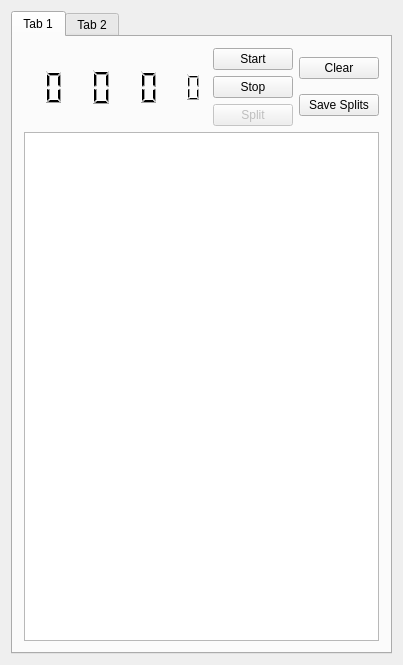
<?xml version="1.0" encoding="UTF-8"?>
<ui version="4.0">
 <class>MainWindow</class>
 <widget class="QMainWindow" name="MainWindow">
  <property name="enabled">
   <bool>true</bool>
  </property>
  <property name="geometry">
   <rect>
    <x>0</x>
    <y>0</y>
    <width>403</width>
    <height>665</height>
   </rect>
  </property>
  <property name="sizePolicy">
   <sizepolicy hsizetype="Expanding" vsizetype="Expanding">
    <horstretch>0</horstretch>
    <verstretch>0</verstretch>
   </sizepolicy>
  </property>
  <property name="minimumSize">
   <size>
    <width>400</width>
    <height>600</height>
   </size>
  </property>
  <property name="windowTitle">
   <string>MainWindow</string>
  </property>
  <property name="windowOpacity">
   <double>1.000000000000000</double>
  </property>
  <widget class="QWidget" name="widget">
   <property name="sizePolicy">
    <sizepolicy hsizetype="Preferred" vsizetype="Preferred">
     <horstretch>0</horstretch>
     <verstretch>0</verstretch>
    </sizepolicy>
   </property>
   <property name="acceptDrops">
    <bool>false</bool>
   </property>
   <property name="layoutDirection">
    <enum>Qt::LeftToRight</enum>
   </property>
   <layout class="QGridLayout" name="gridLayout">
    <item row="0" column="0">
     <widget class="QTabWidget" name="tabWidget">
      <property name="currentIndex">
       <number>0</number>
      </property>
      <widget class="QWidget" name="tab_stopwatch">
       <attribute name="title">
        <string>Tab 1</string>
       </attribute>
       <layout class="QGridLayout" name="gridLayout_2">
        <item row="0" column="0">
         <layout class="QVBoxLayout" name="verticalLayout_3">
          <item>
           <layout class="QHBoxLayout" name="horizontalLayout_3">
            <item>
             <layout class="QHBoxLayout" name="horizontalLayout_2">
              <item>
               <widget class="QLCDNumber" name="timer_h">
                <property name="sizePolicy">
                 <sizepolicy hsizetype="Minimum" vsizetype="Minimum">
                  <horstretch>0</horstretch>
                  <verstretch>0</verstretch>
                 </sizepolicy>
                </property>
                <property name="minimumSize">
                 <size>
                  <width>0</width>
                  <height>0</height>
                 </size>
                </property>
                <property name="sizeIncrement">
                 <size>
                  <width>0</width>
                  <height>0</height>
                 </size>
                </property>
                <property name="baseSize">
                 <size>
                  <width>0</width>
                  <height>0</height>
                 </size>
                </property>
                <property name="autoFillBackground">
                 <bool>false</bool>
                </property>
                <property name="frameShape">
                 <enum>QFrame::NoFrame</enum>
                </property>
                <property name="lineWidth">
                 <number>1</number>
                </property>
                <property name="midLineWidth">
                 <number>0</number>
                </property>
                <property name="digitCount">
                 <number>2</number>
                </property>
                <property name="value" stdset="0">
                 <double>0.000000000000000</double>
                </property>
                <property name="intValue" stdset="0">
                 <number>0</number>
                </property>
               </widget>
              </item>
              <item>
               <widget class="QLCDNumber" name="timer_m">
                <property name="frameShape">
                 <enum>QFrame::NoFrame</enum>
                </property>
                <property name="digitCount">
                 <number>2</number>
                </property>
                <property name="value" stdset="0">
                 <double>0.000000000000000</double>
                </property>
                <property name="intValue" stdset="0">
                 <number>0</number>
                </property>
               </widget>
              </item>
              <item>
               <widget class="QLCDNumber" name="timer_s">
                <property name="layoutDirection">
                 <enum>Qt::LeftToRight</enum>
                </property>
                <property name="frameShape">
                 <enum>QFrame::NoFrame</enum>
                </property>
                <property name="digitCount">
                 <number>2</number>
                </property>
                <property name="segmentStyle">
                 <enum>QLCDNumber::Filled</enum>
                </property>
                <property name="value" stdset="0">
                 <double>0.000000000000000</double>
                </property>
                <property name="intValue" stdset="0">
                 <number>0</number>
                </property>
               </widget>
              </item>
              <item>
               <widget class="QLCDNumber" name="timer_ms">
                <property name="sizePolicy">
                 <sizepolicy hsizetype="Minimum" vsizetype="Minimum">
                  <horstretch>0</horstretch>
                  <verstretch>0</verstretch>
                 </sizepolicy>
                </property>
                <property name="minimumSize">
                 <size>
                  <width>0</width>
                  <height>0</height>
                 </size>
                </property>
                <property name="sizeIncrement">
                 <size>
                  <width>0</width>
                  <height>0</height>
                 </size>
                </property>
                <property name="mouseTracking">
                 <bool>false</bool>
                </property>
                <property name="layoutDirection">
                 <enum>Qt::LeftToRight</enum>
                </property>
                <property name="autoFillBackground">
                 <bool>false</bool>
                </property>
                <property name="frameShape">
                 <enum>QFrame::NoFrame</enum>
                </property>
                <property name="lineWidth">
                 <number>1</number>
                </property>
                <property name="midLineWidth">
                 <number>0</number>
                </property>
                <property name="smallDecimalPoint">
                 <bool>true</bool>
                </property>
                <property name="digitCount">
                 <number>2</number>
                </property>
                <property name="segmentStyle">
                 <enum>QLCDNumber::Filled</enum>
                </property>
               </widget>
              </item>
             </layout>
            </item>
            <item>
             <layout class="QHBoxLayout" name="horizontalLayout">
              <item>
               <layout class="QVBoxLayout" name="verticalLayout">
                <item>
                 <widget class="QPushButton" name="b_start">
                  <property name="sizePolicy">
                   <sizepolicy hsizetype="Maximum" vsizetype="Fixed">
                    <horstretch>0</horstretch>
                    <verstretch>0</verstretch>
                   </sizepolicy>
                  </property>
                  <property name="text">
                   <string>Start</string>
                  </property>
                  <property name="autoDefault">
                   <bool>false</bool>
                  </property>
                  <property name="default">
                   <bool>false</bool>
                  </property>
                 </widget>
                </item>
                <item>
                 <widget class="QPushButton" name="b_stop">
                  <property name="sizePolicy">
                   <sizepolicy hsizetype="Maximum" vsizetype="Fixed">
                    <horstretch>0</horstretch>
                    <verstretch>0</verstretch>
                   </sizepolicy>
                  </property>
                  <property name="text">
                   <string>Stop</string>
                  </property>
                 </widget>
                </item>
                <item>
                 <widget class="QPushButton" name="b_split">
                  <property name="enabled">
                   <bool>false</bool>
                  </property>
                  <property name="sizePolicy">
                   <sizepolicy hsizetype="Maximum" vsizetype="Fixed">
                    <horstretch>0</horstretch>
                    <verstretch>0</verstretch>
                   </sizepolicy>
                  </property>
                  <property name="text">
                   <string>Split</string>
                  </property>
                 </widget>
                </item>
               </layout>
              </item>
              <item>
               <layout class="QVBoxLayout" name="verticalLayout_2">
                <item>
                 <widget class="QPushButton" name="b_clear">
                  <property name="sizePolicy">
                   <sizepolicy hsizetype="Maximum" vsizetype="Fixed">
                    <horstretch>0</horstretch>
                    <verstretch>0</verstretch>
                   </sizepolicy>
                  </property>
                  <property name="text">
                   <string>Clear</string>
                  </property>
                 </widget>
                </item>
                <item>
                 <widget class="QPushButton" name="b_save">
                  <property name="sizePolicy">
                   <sizepolicy hsizetype="Maximum" vsizetype="Fixed">
                    <horstretch>0</horstretch>
                    <verstretch>0</verstretch>
                   </sizepolicy>
                  </property>
                  <property name="text">
                   <string>Save Splits</string>
                  </property>
                 </widget>
                </item>
               </layout>
              </item>
             </layout>
            </item>
           </layout>
          </item>
          <item>
           <widget class="QTableWidget" name="splitTable">
            <property name="sizePolicy">
             <sizepolicy hsizetype="Expanding" vsizetype="Expanding">
              <horstretch>0</horstretch>
              <verstretch>0</verstretch>
             </sizepolicy>
            </property>
            <property name="showGrid">
             <bool>true</bool>
            </property>
            <property name="rowCount">
             <number>0</number>
            </property>
            <property name="columnCount">
             <number>3</number>
            </property>
            <attribute name="horizontalHeaderVisible">
             <bool>false</bool>
            </attribute>
            <attribute name="horizontalHeaderCascadingSectionResizes">
             <bool>true</bool>
            </attribute>
            <attribute name="horizontalHeaderDefaultSectionSize">
             <number>97</number>
            </attribute>
            <attribute name="horizontalHeaderMinimumSectionSize">
             <number>14</number>
            </attribute>
            <attribute name="horizontalHeaderShowSortIndicator" stdset="0">
             <bool>false</bool>
            </attribute>
            <attribute name="horizontalHeaderStretchLastSection">
             <bool>true</bool>
            </attribute>
            <attribute name="verticalHeaderStretchLastSection">
             <bool>false</bool>
            </attribute>
            <column/>
            <column/>
            <column/>
           </widget>
          </item>
         </layout>
        </item>
       </layout>
      </widget>
      <widget class="QWidget" name="tab_alarmclock">
       <property name="sizePolicy">
        <sizepolicy hsizetype="Preferred" vsizetype="Preferred">
         <horstretch>0</horstretch>
         <verstretch>0</verstretch>
        </sizepolicy>
       </property>
       <property name="maximumSize">
        <size>
         <width>16777215</width>
         <height>16777215</height>
        </size>
       </property>
       <property name="layoutDirection">
        <enum>Qt::LeftToRight</enum>
       </property>
       <attribute name="title">
        <string>Tab 2</string>
       </attribute>
       <layout class="QGridLayout" name="gridLayout_3">
        <item row="0" column="0">
         <widget class="QStackedWidget" name="stackedWidget">
          <property name="sizePolicy">
           <sizepolicy hsizetype="Preferred" vsizetype="Preferred">
            <horstretch>0</horstretch>
            <verstretch>0</verstretch>
           </sizepolicy>
          </property>
          <property name="minimumSize">
           <size>
            <width>0</width>
            <height>0</height>
           </size>
          </property>
          <property name="maximumSize">
           <size>
            <width>16777215</width>
            <height>16777215</height>
           </size>
          </property>
          <property name="baseSize">
           <size>
            <width>0</width>
            <height>0</height>
           </size>
          </property>
          <property name="frameShape">
           <enum>QFrame::Box</enum>
          </property>
          <property name="frameShadow">
           <enum>QFrame::Plain</enum>
          </property>
          <property name="currentIndex">
           <number>0</number>
          </property>
          <widget class="QWidget" name="page">
           <property name="autoFillBackground">
            <bool>false</bool>
           </property>
           <layout class="QGridLayout" name="gridLayout_4">
            <property name="leftMargin">
             <number>0</number>
            </property>
            <property name="topMargin">
             <number>0</number>
            </property>
            <property name="rightMargin">
             <number>0</number>
            </property>
            <property name="bottomMargin">
             <number>5</number>
            </property>
            <item row="0" column="0">
             <widget class="QScrollArea" name="alarm_widget_list">
              <property name="sizePolicy">
               <sizepolicy hsizetype="Preferred" vsizetype="Preferred">
                <horstretch>0</horstretch>
                <verstretch>0</verstretch>
               </sizepolicy>
              </property>
              <property name="layoutDirection">
               <enum>Qt::LeftToRight</enum>
              </property>
              <property name="frameShape">
               <enum>QFrame::NoFrame</enum>
              </property>
              <property name="horizontalScrollBarPolicy">
               <enum>Qt::ScrollBarAlwaysOff</enum>
              </property>
              <property name="sizeAdjustPolicy">
               <enum>QAbstractScrollArea::AdjustIgnored</enum>
              </property>
              <property name="widgetResizable">
               <bool>true</bool>
              </property>
              <property name="alignment">
               <set>Qt::AlignJustify|Qt::AlignTop</set>
              </property>
              <widget class="QWidget" name="alarm_widget_list_contents">
               <property name="geometry">
                <rect>
                 <x>0</x>
                 <y>0</y>
                 <width>359</width>
                 <height>596</height>
                </rect>
               </property>
               <layout class="QGridLayout" name="gridLayout_5">
                <property name="leftMargin">
                 <number>9</number>
                </property>
                <property name="bottomMargin">
                 <number>9</number>
                </property>
               </layout>
              </widget>
             </widget>
            </item>
           </layout>
          </widget>
          <widget class="QWidget" name="page_2">
           <property name="enabled">
            <bool>true</bool>
           </property>
           <layout class="QVBoxLayout" name="verticalLayout_7">
            <property name="bottomMargin">
             <number>9</number>
            </property>
            <item>
             <widget class="QGroupBox" name="editTimeGroupBox">
              <property name="maximumSize">
               <size>
                <width>16777215</width>
                <height>16777215</height>
               </size>
              </property>
              <property name="alignment">
               <set>Qt::AlignLeading|Qt::AlignLeft|Qt::AlignVCenter</set>
              </property>
              <layout class="QVBoxLayout" name="verticalLayout_6">
               <property name="spacing">
                <number>0</number>
               </property>
               <property name="leftMargin">
                <number>0</number>
               </property>
               <property name="topMargin">
                <number>0</number>
               </property>
               <property name="rightMargin">
                <number>0</number>
               </property>
               <property name="bottomMargin">
                <number>0</number>
               </property>
               <item>
                <widget class="QGroupBox" name="alarmGroupBox">
                 <property name="maximumSize">
                  <size>
                   <width>16777215</width>
                   <height>130</height>
                  </size>
                 </property>
                 <property name="layoutDirection">
                  <enum>Qt::LeftToRight</enum>
                 </property>
                 <property name="alignment">
                  <set>Qt::AlignJustify|Qt::AlignVCenter</set>
                 </property>
                 <property name="flat">
                  <bool>false</bool>
                 </property>
                 <property name="checkable">
                  <bool>false</bool>
                 </property>
                 <layout class="QGridLayout" name="gridLayout_7">
                  <property name="leftMargin">
                   <number>0</number>
                  </property>
                  <property name="topMargin">
                   <number>0</number>
                  </property>
                  <property name="rightMargin">
                   <number>0</number>
                  </property>
                  <property name="bottomMargin">
                   <number>0</number>
                  </property>
                  <property name="spacing">
                   <number>0</number>
                  </property>
                  <item row="0" column="0">
                   <layout class="QVBoxLayout" name="verticalLayout_4">
                    <property name="spacing">
                     <number>0</number>
                    </property>
                    <property name="sizeConstraint">
                     <enum>QLayout::SetDefaultConstraint</enum>
                    </property>
                    <property name="topMargin">
                     <number>0</number>
                    </property>
                    <property name="bottomMargin">
                     <number>0</number>
                    </property>
                    <item>
                     <widget class="QPushButton" name="b_alarm_h_up">
                      <property name="sizePolicy">
                       <sizepolicy hsizetype="Preferred" vsizetype="Preferred">
                        <horstretch>0</horstretch>
                        <verstretch>0</verstretch>
                       </sizepolicy>
                      </property>
                      <property name="maximumSize">
                       <size>
                        <width>16777215</width>
                        <height>16777215</height>
                       </size>
                      </property>
                      <property name="text">
                       <string>+</string>
                      </property>
                     </widget>
                    </item>
                    <item>
                     <widget class="QLCDNumber" name="alarm_h">
                      <property name="sizePolicy">
                       <sizepolicy hsizetype="Preferred" vsizetype="Preferred">
                        <horstretch>0</horstretch>
                        <verstretch>0</verstretch>
                       </sizepolicy>
                      </property>
                      <property name="maximumSize">
                       <size>
                        <width>16777215</width>
                        <height>16777215</height>
                       </size>
                      </property>
                      <property name="layoutDirection">
                       <enum>Qt::LeftToRight</enum>
                      </property>
                      <property name="frameShape">
                       <enum>QFrame::Box</enum>
                      </property>
                      <property name="lineWidth">
                       <number>1</number>
                      </property>
                      <property name="digitCount">
                       <number>2</number>
                      </property>
                      <property name="segmentStyle">
                       <enum>QLCDNumber::Filled</enum>
                      </property>
                      <property name="value" stdset="0">
                       <double>0.000000000000000</double>
                      </property>
                     </widget>
                    </item>
                    <item>
                     <widget class="QPushButton" name="b_alarm_h_down">
                      <property name="sizePolicy">
                       <sizepolicy hsizetype="Preferred" vsizetype="Preferred">
                        <horstretch>0</horstretch>
                        <verstretch>0</verstretch>
                       </sizepolicy>
                      </property>
                      <property name="maximumSize">
                       <size>
                        <width>16777215</width>
                        <height>16777215</height>
                       </size>
                      </property>
                      <property name="text">
                       <string>-</string>
                      </property>
                     </widget>
                    </item>
                   </layout>
                  </item>
                  <item row="0" column="1">
                   <layout class="QVBoxLayout" name="verticalLayout_5">
                    <property name="spacing">
                     <number>0</number>
                    </property>
                    <property name="sizeConstraint">
                     <enum>QLayout::SetDefaultConstraint</enum>
                    </property>
                    <property name="topMargin">
                     <number>0</number>
                    </property>
                    <property name="bottomMargin">
                     <number>0</number>
                    </property>
                    <item>
                     <widget class="QPushButton" name="b_alarm_m_up">
                      <property name="sizePolicy">
                       <sizepolicy hsizetype="Preferred" vsizetype="Preferred">
                        <horstretch>0</horstretch>
                        <verstretch>0</verstretch>
                       </sizepolicy>
                      </property>
                      <property name="maximumSize">
                       <size>
                        <width>16777215</width>
                        <height>16777215</height>
                       </size>
                      </property>
                      <property name="text">
                       <string>+</string>
                      </property>
                     </widget>
                    </item>
                    <item>
                     <widget class="QLCDNumber" name="alarm_m">
                      <property name="sizePolicy">
                       <sizepolicy hsizetype="Preferred" vsizetype="Preferred">
                        <horstretch>0</horstretch>
                        <verstretch>0</verstretch>
                       </sizepolicy>
                      </property>
                      <property name="maximumSize">
                       <size>
                        <width>16777215</width>
                        <height>16777215</height>
                       </size>
                      </property>
                      <property name="lineWidth">
                       <number>1</number>
                      </property>
                      <property name="digitCount">
                       <number>2</number>
                      </property>
                     </widget>
                    </item>
                    <item>
                     <widget class="QPushButton" name="b_alarm_m_down">
                      <property name="sizePolicy">
                       <sizepolicy hsizetype="Preferred" vsizetype="Preferred">
                        <horstretch>0</horstretch>
                        <verstretch>0</verstretch>
                       </sizepolicy>
                      </property>
                      <property name="maximumSize">
                       <size>
                        <width>16777215</width>
                        <height>16777215</height>
                       </size>
                      </property>
                      <property name="text">
                       <string>-</string>
                      </property>
                     </widget>
                    </item>
                   </layout>
                  </item>
                 </layout>
                </widget>
               </item>
               <item>
                <layout class="QVBoxLayout" name="verticalLayout_9">
                 <property name="spacing">
                  <number>0</number>
                 </property>
                 <item>
                  <widget class="QPushButton" name="b_save_alarm">
                   <property name="text">
                    <string>Save</string>
                   </property>
                  </widget>
                 </item>
                 <item>
                  <widget class="QLabel" name="sound_alarm">
                   <property name="text">
                    <string>...</string>
                   </property>
                  </widget>
                 </item>
                 <item>
                  <widget class="QPushButton" name="b_sound_alarm">
                   <property name="text">
                    <string>Alarm-Sound</string>
                   </property>
                  </widget>
                 </item>
                 <item>
                  <widget class="QPushButton" name="b_cancel_alarm">
                   <property name="text">
                    <string>Cancel</string>
                   </property>
                  </widget>
                 </item>
                </layout>
               </item>
              </layout>
             </widget>
            </item>
           </layout>
          </widget>
         </widget>
        </item>
       </layout>
      </widget>
     </widget>
    </item>
   </layout>
  </widget>
 </widget>
 <layoutdefault spacing="6" margin="11"/>
 <tabstops>
  <tabstop>b_clear</tabstop>
  <tabstop>b_save</tabstop>
  <tabstop>b_start</tabstop>
  <tabstop>b_stop</tabstop>
  <tabstop>b_split</tabstop>
  <tabstop>splitTable</tabstop>
  <tabstop>tabWidget</tabstop>
 </tabstops>
 <resources/>
 <connections/>
</ui>
